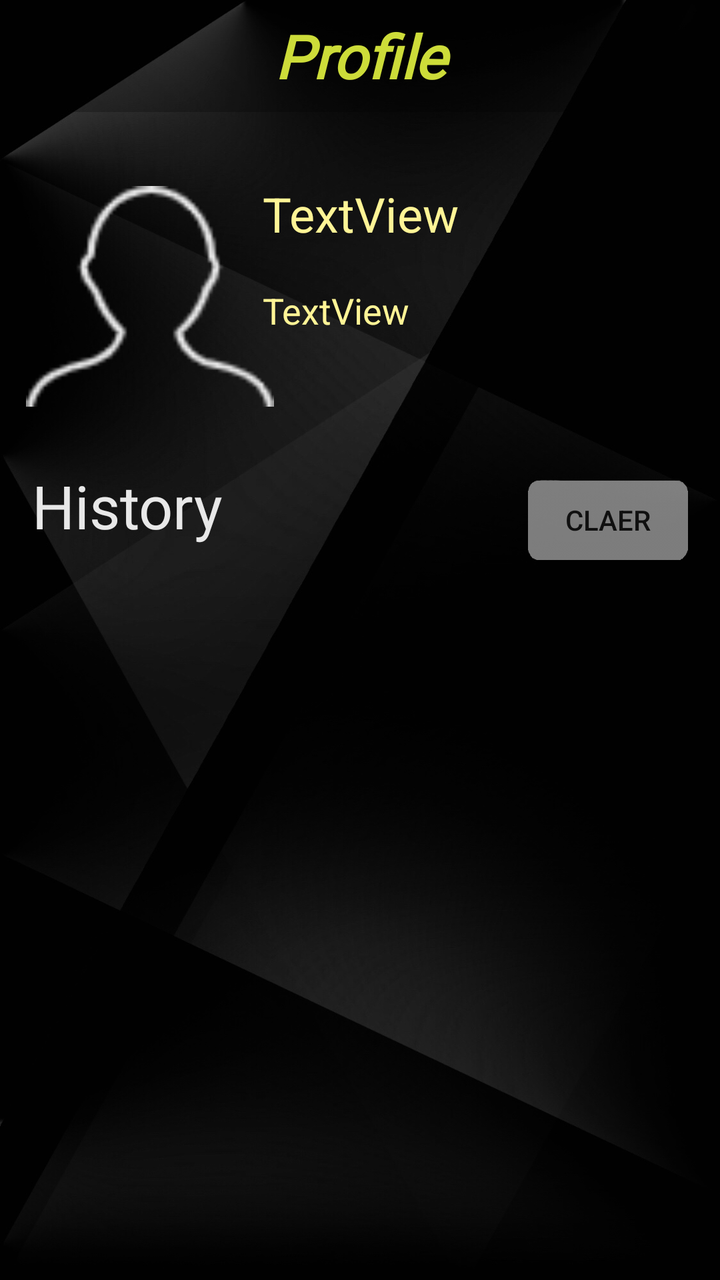
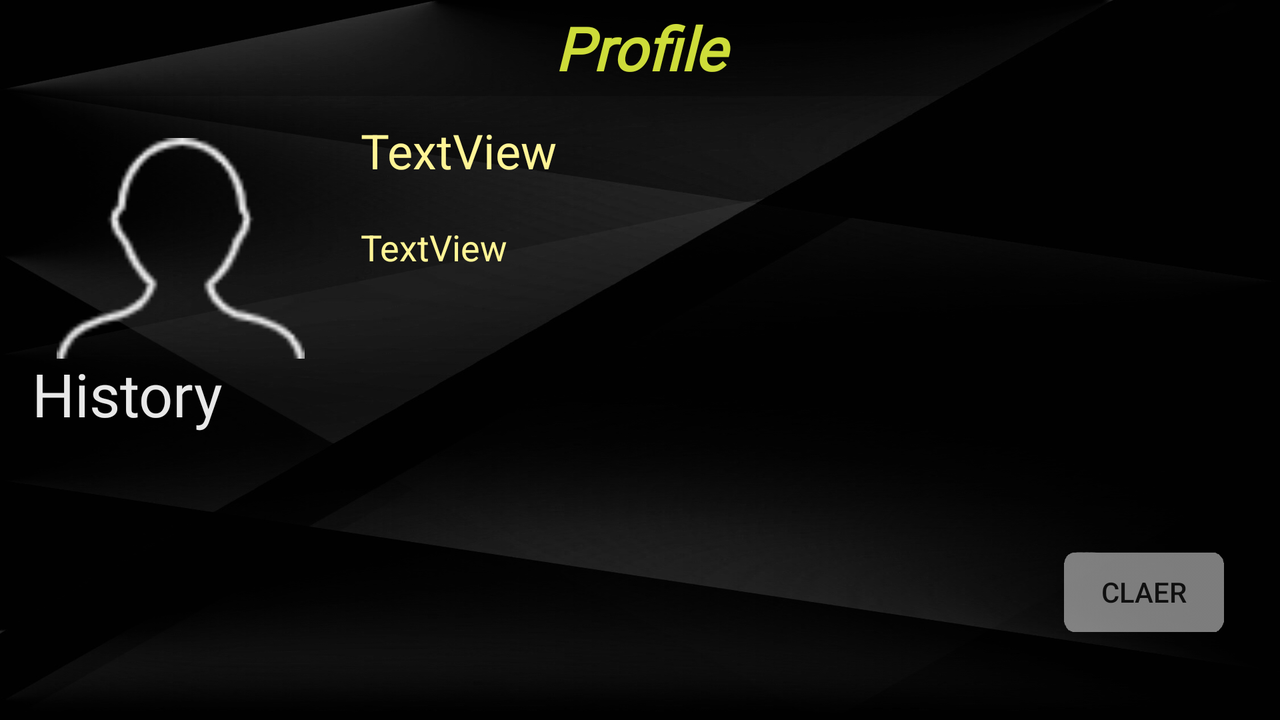

Two renders of one Android screen. The first uses the default layout on a phone; the second uses the alternative layout the repository ships for a different screen configuration, on a matching device. The two XML files are below.
<!-- AndroidManifest.xml: application theme AppBaseTheme -->
<!-- res/layout/fragment_profile.xml -->
<?xml version="1.0" encoding="utf-8"?>
<androidx.constraintlayout.widget.ConstraintLayout xmlns:android="http://schemas.android.com/apk/res/android"
    xmlns:app="http://schemas.android.com/apk/res-auto"
    xmlns:tools="http://schemas.android.com/tools"
    android:layout_width="match_parent"
    android:layout_height="match_parent"
    android:background="@drawable/background"
    tools:context=".ui.Profile.ProfileFragment">

    <androidx.appcompat.widget.Toolbar
        android:id="@+id/toolbar_search"
        android:layout_width="match_parent"
        android:layout_height="?attr/actionBarSize"
        android:background="#40000000"
        android:theme="@style/ThemeOverlay.AppCompat.Dark.ActionBar"
        app:contentInsetStart="0dp"

        app:layout_constraintEnd_toEndOf="parent"
        app:layout_constraintStart_toStartOf="parent"
        app:layout_constraintTop_toTopOf="parent"
        app:popupTheme="@style/ThemeOverlay.AppCompat.Light"
        app:title=" ">

        <TextView
            android:layout_width="match_parent"
            android:layout_height="wrap_content"
            android:fontFamily="@font/cutive"
            android:gravity="center"
            android:text="Profile"
            android:textColor="#CDDC39"
            android:textSize="30sp"
            android:textStyle="bold|italic"
            tools:layout_editor_absoluteX="16dp"
            tools:layout_editor_absoluteY="12dp" />
    </androidx.appcompat.widget.Toolbar>

    <ImageView
        android:id="@+id/user_image"
        android:layout_width="124dp"
        android:layout_height="131dp"
        android:layout_gravity="center_horizontal"
        android:src="@drawable/profile_male"
        app:layout_constraintBottom_toBottomOf="parent"
        app:layout_constraintEnd_toEndOf="parent"
        app:layout_constraintHorizontal_bias="0.055"
        app:layout_constraintStart_toStartOf="parent"
        app:layout_constraintTop_toBottomOf="@+id/toolbar_search"
        app:layout_constraintVertical_bias="0.059" />

    <androidx.recyclerview.widget.RecyclerView
        android:id="@+id/history_list"
        android:layout_width="match_parent"
        android:layout_height="300dp"
        android:layout_marginStart="16dp"
        android:layout_marginTop="8dp"
        android:layout_marginEnd="16dp"
        android:layout_marginBottom="32dp"
        app:layout_constraintBottom_toBottomOf="parent"
        app:layout_constraintEnd_toEndOf="parent"
        app:layout_constraintHorizontal_bias="0.0"
        app:layout_constraintStart_toStartOf="parent"
        app:layout_constraintTop_toBottomOf="@+id/history_text"
        app:layout_constraintVertical_bias="0.393">

    </androidx.recyclerview.widget.RecyclerView>

    <TextView
        android:id="@+id/user_name"
        android:layout_width="wrap_content"
        android:layout_height="wrap_content"
        android:text="TextView"
        android:textColor="#FFF496"
        android:textSize="24sp"
        app:layout_constraintBottom_toBottomOf="parent"
        app:layout_constraintEnd_toEndOf="parent"
        app:layout_constraintHorizontal_bias="0.501"
        app:layout_constraintStart_toStartOf="parent"
        app:layout_constraintTop_toBottomOf="@+id/toolbar_search"
        app:layout_constraintVertical_bias="0.063" />

    <TextView
        android:id="@+id/user_id"
        android:layout_width="wrap_content"
        android:layout_height="wrap_content"
        android:layout_marginTop="20dp"
        android:text="TextView"
        android:textColor="#FFF496"
        android:textSize="18sp"
        app:layout_constraintStart_toStartOf="@+id/user_name"
        app:layout_constraintTop_toBottomOf="@+id/user_name" />

    <Button
        android:id="@+id/clear_history"
        android:layout_width="80dp"
        android:layout_height="40dp"
        android:layout_marginTop="240dp"
        android:layout_marginEnd="16dp"
        android:background="@drawable/button"
        android:backgroundTint="#7CFFFFFF"
        android:text="claer"
        app:layout_constraintEnd_toEndOf="parent"
        app:layout_constraintTop_toTopOf="parent" />

    <TextView
        android:id="@+id/empty_text2"
        android:layout_width="wrap_content"
        android:layout_height="wrap_content"
        android:text="TextView"
        android:textColor="#6FD8D8D8"
        android:textSize="24sp"
        android:visibility="invisible"
        app:layout_constraintBottom_toBottomOf="parent"
        app:layout_constraintEnd_toEndOf="parent"
        app:layout_constraintStart_toStartOf="parent"
        app:layout_constraintTop_toTopOf="parent" />

    <TextView
        android:id="@+id/history_text"
        android:layout_width="wrap_content"
        android:layout_height="wrap_content"
        android:layout_marginStart="16dp"
        android:fontFamily="@font/advent_pro_semibold"
        android:text="History"
        android:textColor="#E8E8E8"
        android:textSize="30sp"
        app:layout_constraintBottom_toBottomOf="parent"
        app:layout_constraintStart_toStartOf="parent"
        app:layout_constraintTop_toTopOf="parent"
        app:layout_constraintVertical_bias="0.388" />

</androidx.constraintlayout.widget.ConstraintLayout>
<!-- resources referenced by this layout -->
<resources>
  <!-- drawable background: jpg bitmap (drawable-xxhdpi, 153651 bytes) -->
  <!-- drawable button: png bitmap (drawable-xxhdpi, 224741 bytes) -->
  <!-- drawable profile_male: png bitmap (drawable-xxhdpi, 2423 bytes) -->
  <style name="AppBaseTheme" parent="AppTheme">
          <item name="android:dropDownListViewStyle">@style/MyListViewStyle</item>AAPT: error: :style&gt;.
          <item name="android:popupMenuStyle">@style/MyPopupStyle</item>
      </style>
  <style name="AppTheme" parent="Theme.AppCompat.Light.NoActionBar">
          
          <item name="colorPrimary">@color/colorPrimary</item>
          <item name="colorPrimaryDark">@color/colorPrimaryDark</item>
          <item name="colorAccent">@color/colorAccent</item>
  
  
      </style>
  <style name="MyListViewStyle">
          <item name="android:divider">#F3BA6161</item>
          <item name="android:dividerHeight">1px</item>
      </style>
  <style name="MyPopupStyle" parent="Widget.AppCompat.PopupMenu">
          <item name="android:popupBackground">#668C8C8C</item>
          <item name="android:textColor">@color/black</item>
          <item name="android:textAlignment">center</item>
      </style>
  <color name="colorPrimary">#6200EE</color>
  <color name="colorPrimaryDark">#3700B3</color>
  <color name="colorAccent">#03DAC5</color>
  <color name="black">#000000</color>
</resources>
<!-- res/layout-land/fragment_profile.xml (the repository's variant of the layout above) -->
<!-- drawn on the phone turned sideways -->
<?xml version="1.0" encoding="utf-8"?>
<androidx.constraintlayout.widget.ConstraintLayout xmlns:android="http://schemas.android.com/apk/res/android"
    xmlns:app="http://schemas.android.com/apk/res-auto"
    xmlns:tools="http://schemas.android.com/tools"
    android:layout_width="match_parent"
    android:layout_height="match_parent"
    android:background="@drawable/background"
    tools:context=".ui.Profile.ProfileFragment">

    <androidx.appcompat.widget.Toolbar
        android:id="@+id/toolbar_search"
        android:layout_width="match_parent"
        android:layout_height="?attr/actionBarSize"
        android:background="#40000000"
        android:theme="@style/ThemeOverlay.AppCompat.Dark.ActionBar"
        app:contentInsetStart="0dp"

        app:layout_constraintEnd_toEndOf="parent"
        app:layout_constraintStart_toStartOf="parent"
        app:layout_constraintTop_toTopOf="parent"
        app:popupTheme="@style/ThemeOverlay.AppCompat.Light"
        app:title=" ">

        <TextView
            android:layout_width="match_parent"
            android:layout_height="wrap_content"
            android:fontFamily="@font/cutive"
            android:gravity="center"
            android:text="Profile"
            android:textColor="#CDDC39"
            android:textSize="30sp"
            android:textStyle="bold|italic"
            tools:layout_editor_absoluteX="16dp"
            tools:layout_editor_absoluteY="12dp" />
    </androidx.appcompat.widget.Toolbar>

    <ImageView
        android:id="@+id/user_image"
        android:layout_width="124dp"
        android:layout_height="131dp"
        android:layout_gravity="center_horizontal"
        android:src="@drawable/profile_male"
        app:layout_constraintBottom_toBottomOf="parent"
        app:layout_constraintEnd_toEndOf="parent"
        app:layout_constraintHorizontal_bias="0.055"
        app:layout_constraintStart_toStartOf="parent"
        app:layout_constraintTop_toBottomOf="@+id/toolbar_search"
        app:layout_constraintVertical_bias="0.059" />

    <androidx.recyclerview.widget.RecyclerView
        android:id="@+id/history_list"
        android:layout_width="446dp"
        android:layout_height="89dp"
        android:layout_marginStart="16dp"
        android:layout_marginTop="24dp"
        android:layout_marginEnd="16dp"
        android:layout_marginBottom="32dp"
        app:layout_constraintBottom_toBottomOf="parent"
        app:layout_constraintEnd_toEndOf="parent"
        app:layout_constraintStart_toStartOf="parent"
        app:layout_constraintTop_toBottomOf="@+id/empty_text2"
        app:layout_constraintVertical_bias="0.086">

    </androidx.recyclerview.widget.RecyclerView>

    <TextView
        android:id="@+id/user_name"
        android:layout_width="wrap_content"
        android:layout_height="wrap_content"
        android:text="TextView"
        android:textColor="#FFF496"
        android:textSize="24sp"
        app:layout_constraintBottom_toBottomOf="parent"
        app:layout_constraintEnd_toEndOf="parent"
        app:layout_constraintHorizontal_bias="0.333"
        app:layout_constraintStart_toStartOf="parent"
        app:layout_constraintTop_toBottomOf="@+id/toolbar_search"
        app:layout_constraintVertical_bias="0.039" />

    <TextView
        android:id="@+id/user_id"
        android:layout_width="wrap_content"
        android:layout_height="wrap_content"
        android:layout_marginTop="20dp"
        android:text="TextView"
        android:textColor="#FFF496"
        android:textSize="18sp"
        app:layout_constraintStart_toStartOf="@+id/user_name"
        app:layout_constraintTop_toBottomOf="@+id/user_name" />

    <Button
        android:id="@+id/clear_history"
        android:layout_width="80dp"
        android:layout_height="40dp"
        android:layout_marginTop="276dp"
        android:layout_marginEnd="28dp"
        android:background="@drawable/button"
        android:backgroundTint="#7CFFFFFF"
        android:text="claer"
        app:layout_constraintEnd_toEndOf="parent"
        app:layout_constraintTop_toTopOf="parent" />

    <TextView
        android:id="@+id/empty_text2"
        android:layout_width="wrap_content"
        android:layout_height="wrap_content"
        android:text="TextView"
        android:textColor="#6FD8D8D8"
        android:textSize="24sp"
        android:visibility="invisible"
        app:layout_constraintBottom_toBottomOf="parent"
        app:layout_constraintEnd_toEndOf="parent"
        app:layout_constraintStart_toStartOf="parent"
        app:layout_constraintTop_toTopOf="parent"
        app:layout_constraintVertical_bias="0.538" />

    <TextView
        android:id="@+id/history_text"
        android:layout_width="wrap_content"
        android:layout_height="wrap_content"
        android:layout_marginStart="16dp"
        android:fontFamily="@font/advent_pro_semibold"
        android:text="History"
        android:textColor="#E8E8E8"
        android:textSize="30sp"
        app:layout_constraintBottom_toBottomOf="parent"
        app:layout_constraintStart_toStartOf="parent"
        app:layout_constraintTop_toTopOf="parent"
        app:layout_constraintVertical_bias="0.553" />

</androidx.constraintlayout.widget.ConstraintLayout>
